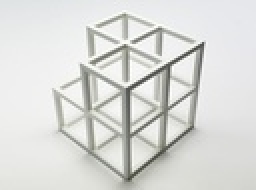
%> input picture input_ex3.jpg, 128 x 95 px, shrunk from 500 x 370 before the run (shown 2 times larger)
$ octave --eval "Assigment3_main;"   (GNU Octave 9; MATLAB toolbox functions it lacks are replaced by stand-ins)
%> lines starting %> are read from the running program, lines starting %| are printed output that depends on the picture; in (x1, y1, x2, y2) boxes, pixels count from 0 and x2, y2 are one past the last pixel; in counts of white or black regions, pixels touching at a corner belong together; the program's own positions count from 1
### Gradient.m
function [Ix, Iy] = Gradient(I, sigma)
  r = round(3*sigma);
  i = -r:r;
  g = exp(-i.^2 / (2*sigma^2)) / (sqrt(2*pi)*sigma); d = -i.*g / sigma^2;
  Ix = conv2(conv2(I, g', 'same'), d , 'same');
  Iy = conv2(conv2(I, g , 'same'), d', 'same');
end

### hough_Detection.m
function [H, theta_range, rho] = hough_Detection(bw)
  [w, h] = size(bw);
  theta_range = -90:89;
  dMax = ceil(sqrt(w ^ 2 + h ^ 2));
  rho = -dMax : dMax;
  H = zeros(2 * dMax, length(theta_range));
  for x = 1 : w
    for y = 1 : h
      if (bw(x, y))
        for thetaIndex = 1 : length(theta_range)
          p = y * cos(theta_range(thetaIndex) * pi / 180) + x * sin(theta_range(thetaIndex) * pi / 180);
          pIndex = round(p + dMax) + 1;
          H(pIndex, thetaIndex) = H(pIndex, thetaIndex) + 1;
        end
      end
    end
  end
end

### houghpeaks.m
function peaks = houghpeaks(varargin)
%HOUGHPEAKS Identify peaks in Hough transform.
%   PEAKS = HOUGHPEAKS(H,NUMPEAKS) locates peaks in the Hough
%   transform matrix, H, generated by the HOUGH function. NUMPEAKS
%   specifies the maximum number of peaks to identify. PEAKS is
%   a Q-by-2 matrix, where Q can range from 0 to NUMPEAKS. Q holds
%   the row and column coordinates of the peaks. If NUMPEAKS is
%   omitted, it defaults to 1.
%
%   PEAKS = HOUGHPEAKS(...,PARAM1,VAL1,PARAM2,VAL2) sets various
%   parameters. Parameter names can be abbreviated, and case
%   does not matter. Each string parameter is followed by a value
%   as indicated below:
%
%   'Threshold' Nonnegative scalar.
%               Values of H below 'Threshold' will not be considered
%               to be peaks. Threshold can vary from 0 to Inf.
%
%               Default: 0.5*max(H(:))
%
%   'NHoodSize' Two-element vector of positive odd integers: [M N].
%               'NHoodSize' specifies the size of the suppression
%               neighborhood. This is the neighborhood around each
%               peak that is set to zero after the peak is identified.
%
%               Default: smallest odd values greater than or equal to
%                        size(H)/50.
%
%   Class Support
%   -------------
%   H is the output of the HOUGH function. NUMPEAKS is a positive
%   integer scalar.
%
%   Example
%   -------
%   Locate and display two peaks in the Hough transform of the
%   rotated circuit.tif image.
%
%      I  = imread('circuit.tif');
%      BW = edge(imrotate(I,50,'crop'),'canny');
%      [H,T,R] = hough(BW);
%      P  = houghpeaks(H,2);
%      imshow(H,[],'XData',T,'YData',R,'InitialMagnification','fit');
%      xlabel('\theta'), ylabel('\rho');
%      axis on, axis normal, hold on;
%      plot(T(P(:,2)),R(P(:,1)),'s','color','white');
%
%   See also HOUGH and HOUGHLINES.

%   Copyright 1993-2011 The MathWorks, Inc.

%   References:
%   Rafael C. Gonzalez, Richard E. Woods, Steven L. Eddins, "Digital
%   Image Processing Using MATLAB", Prentice Hall, 2004

[h, numpeaks, threshold, nhood] = parseInputs(varargin{:});

% initialize the loop variables
done = false;
hnew = h;
nhood_center = (nhood-1)/2;
peaks = [];

while ~done
  [dummy max_idx] = max(hnew(:)); %#ok
  [p, q] = ind2sub(size(hnew), max_idx);

  p = p(1); q = q(1);
  if hnew(p, q) >= threshold
    peaks = [peaks; [p q]]; %#ok<AGROW> % add the peak to the list

    % Suppress this maximum and its close neighbors.
    p1 = p - nhood_center(1); p2 = p + nhood_center(1);
    q1 = q - nhood_center(2); q2 = q + nhood_center(2);
    % Throw away neighbor coordinates that are out of bounds in
    % the rho direction.
    [qq, pp] = meshgrid(q1:q2, max(p1,1):min(p2,size(h,1)));
    pp = pp(:); qq = qq(:);

    % For coordinates that are out of bounds in the theta
    % direction, we want to consider that H is antisymmetric
    % along the rho axis for theta = +/- 90 degrees.
    theta_too_low = find(qq < 1);
    qq(theta_too_low) = size(h, 2) + qq(theta_too_low);
    pp(theta_too_low) = size(h, 1) - pp(theta_too_low) + 1;
    theta_too_high = find(qq > size(h, 2));
    qq(theta_too_high) = qq(theta_too_high) - size(h, 2);
    pp(theta_too_high) = size(h, 1) - pp(theta_too_high) + 1;

    % Convert to linear indices to zero out all the values.
    hnew(sub2ind(size(hnew), pp, qq)) = 0;

    done = size(peaks,1) == numpeaks;
  else
    done = true;
  end
end

%-----------------------------------------------------------------------------
function [h, numpeaks, threshold, nhood] = parseInputs(varargin)

narginchk(1,6);

h = varargin{1};
validateattributes(h, {'double'}, {'real', '2d', 'nonsparse', 'nonempty',...
                   'finite', 'integer'}, ...
              mfilename, 'H', 1);

numpeaks = 1; % set default value for numpeaks

idx = 2;
if nargin > 1
  if ~ischar(varargin{2})
    numpeaks = varargin{2};
    validateattributes(numpeaks, {'double'}, {'real', 'scalar', 'integer', ...
                        'positive', 'nonempty'}, mfilename, 'NUMPEAKS', 2);
    idx = 3;
  end
end

% Initialize to empty
nhood = [];
threshold = [];

% Process parameter-value pairs
%%%%%%%%%%%%%%%%%%%%%%%%%%%%%%%
validStrings = {'Threshold','NHoodSize'};

if nargin > idx-1 % we have parameter/value pairs
  done = false;

  while ~done
    input = varargin{idx};
    inputStr = validatestring(input, validStrings,mfilename,'PARAM',idx);

    idx = idx+1; %advance index to point to the VAL portion of the input

    if idx > nargin
      error(message('images:houghpeaks:valForhoughpeaksMissing', inputStr))
    end

    switch inputStr

     case 'Threshold'
      threshold = varargin{idx};
      validateattributes(threshold, {'double'}, {'real', 'scalar','nonnan' ...
                          'nonnegative'}, mfilename, inputStr, idx);

     case 'NHoodSize'
      nhood = varargin{idx};
      validateattributes(nhood, {'double'}, {'real', 'vector', ...
                          'finite','integer','positive','odd'},...
                    mfilename, inputStr, idx);

      if (any(size(nhood) ~= [1,2]))
        error(message('images:houghpeaks:invalidNHoodSize', inputStr))
      end

       if (any(nhood > size(h)))
        error(message('images:houghpeaks:tooBigNHoodSize', inputStr))
      end

     otherwise
      %should never get here
      error(message('images:houghpeaks:internalError'))
    end

    if idx >= nargin
      done = true;
    end

    idx=idx+1;
  end
end

% Set the defaults if necessary
%%%%%%%%%%%%%%%%%%%%%%%%%%%%%%%
if isempty(nhood)
  nhood = size(h)/50;
  nhood = max(2*ceil(nhood/2) + 1, 1); % Make sure the nhood size is odd.
end

if isempty(threshold)
  threshold = 0.5 * max(h(:));
end

### houghlines.m
function lines = houghlines(varargin)
%HOUGHLINES Extract line segments based on Hough transform.
%   LINES = HOUGHLINES(BW, THETA, RHO, PEAKS) extracts line segments
%   in the image BW associated with particular bins in a Hough
%   transform.  THETA and RHO are vectors returned by function HOUGH.
%   Matrix PEAKS, which is returned by function HOUGHPEAKS,
%   contains the row and column coordinates of the Hough transform
%   bins to use in searching for line segments. HOUGHLINES returns
%   LINES structure array whose length equals the number of merged
%   line segments found. Each element of the structure array has
%   these fields:
%
%      point1  End-point of the line segment; two-element vector
%      point2  End-point of the line segment; two-element vector
%      theta   Angle (in degrees) of the Hough transform bin
%      rho     Rho-axis position of the Hough transform bin
%
%   The end-point vectors contain [X, Y] coordinates.
%
%   LINES = HOUGHLINES(...,PARAM1,VAL1,PARAM2,VAL2) sets various
%   parameters. Parameter names can be abbreviated, and case
%   does not matter. Each string parameter is followed by a value
%   as indicated below:
%
%   'FillGap'   Positive real scalar.
%               When HOUGHLINES finds two line segments associated
%               with the same Hough transform bin that are separated
%               by less than 'FillGap' distance, HOUGHLINES merges
%               them into a single line segment.
%
%               Default: 20
%
%   'MinLength' Positive real scalar.
%               Merged line segments shorter than 'MinLength'
%               are discarded.
%
%               Default: 40
%
%   Class Support
%   -------------
%   BW can be logical or numeric and it must be real, 2-D, and nonsparse.
%
%   Example
%   -------
%   Search for line segments corresponding to five peaks in the Hough
%   transform of the rotated circuit.tif image. Additionally, highlight
%   the longest segment.
%
%      I  = imread('circuit.tif');
%      rotI = imrotate(I,33,'crop');
%      BW = edge(rotI,'canny');
%      [H,T,R] = hough(BW);
%      imshow(H,[],'XData',T,'YData',R,'InitialMagnification','fit');
%      xlabel('\theta'), ylabel('\rho');
%      axis on, axis normal, hold on;
%      P  = houghpeaks(H,5,'threshold',ceil(0.3*max(H(:))));
%      x = T(P(:,2));
%      y = R(P(:,1));
%      plot(x,y,'s','color','white');
%
%      % Find lines and plot them
%      lines = houghlines(BW,T,R,P,'FillGap',5,'MinLength',7);
%      figure, imshow(rotI), hold on
%      max_len = 0;
%      for k = 1:length(lines)
%        xy = [lines(k).point1; lines(k).point2];
%        plot(xy(:,1),xy(:,2),'LineWidth',2,'Color','green');
%
%        % plot beginnings and ends of lines
%        plot(xy(1,1),xy(1,2),'x','LineWidth',2,'Color','yellow');
%        plot(xy(2,1),xy(2,2),'x','LineWidth',2,'Color','red');
%
%        % determine the endpoints of the longest line segment
%        len = norm(lines(k).point1 - lines(k).point2);
%        if ( len > max_len)
%          max_len = len;
%          xy_long = xy;
%        end
%      end
%
%      % highlight the longest line segment
%      plot(xy_long(:,1),xy_long(:,2),'LineWidth',2,'Color','cyan');
%
%   See also HOUGH and HOUGHPEAKS.

%   Copyright 1993-2015 The MathWorks, Inc.

%   References:
%   Rafael C. Gonzalez, Richard E. Woods, Steven L. Eddins, "Digital
%   Image Processing Using MATLAB", Prentice Hall, 2003

[nonzeropix,theta,rho,peaks,fillgap,minlength] = parseInputs(varargin{:});

minlength_sq = minlength^2;
fillgap_sq = fillgap^2;
numlines = 0;
lines = initializeEmptyStructArray();

for k = 1:size(peaks,1)

  % Get all pixels associated with Hough transform cell.
  [r, c] = houghpixels(nonzeropix, theta, rho, peaks(k,:));
  if isempty(r)
    continue
  end

  % Compute distance^2 between the point pairs
  xy = [c r]; % x,y pairs in coordinate system with the origin at (1,1)
  diff_xy_sq = diff(xy,1,1).^2;
  dist_sq = sum(diff_xy_sq,2);

  % Find the gaps larger than the threshold.
  fillgap_idx = find(dist_sq > fillgap_sq);
  idx = [0; fillgap_idx; size(xy,1)];
  for p = 1:length(idx) - 1
    p1 = xy(idx(p) + 1,:); % offset by 1 to convert to 1 based index
    p2 = xy(idx(p + 1),:); % set the end (don't offset by one this time)

    linelength_sq = sum((p2-p1).^2);
    if linelength_sq >= minlength_sq
      numlines = numlines + 1;
      lines(numlines).point1 = p1;
      lines(numlines).point2 = p2;
      lines(numlines).theta = theta(peaks(k,2));
      lines(numlines).rho = rho(peaks(k,1));
    end
  end
end

function lines = initializeEmptyStructArray()

tmp.point1 = [0,0];
tmp.point2 = [0,0];
tmp.theta  = 0;
tmp.rho    = 0;

lines = repmat(tmp,1,0);

%-----------------------------------------------------------------------------
function [r, c] = houghpixels(nonzeropix, theta, rho, peak)
%HOUGHPIXELS Compute image pixels belonging to Hough transform bin.
%   [R, C] = HOUGHPIXELS(NONZEROPIX, THETA, RHO, PEAK) computes the
%   row-column indices (R, C) for nonzero pixels NONZEROPIX that map
%   to a particular Hough transform bin, PEAK which is a two element
%   vector [RBIN CBIN].  RBIN and CBIN are scalars indicating the
%   row-column bin location in the Hough transform matrix returned by
%   function HOUGH.  THETA and RHO are the second and third output
%   arguments from the HOUGH function.

x = nonzeropix(:,1);
y = nonzeropix(:,2);

theta_c = theta(peak(2)) * pi / 180;
rho_xy = x*cos(theta_c) + y*sin(theta_c);
nrho = length(rho);
slope = (nrho - 1)/(rho(end) - rho(1));
rho_bin_index = round(slope*(rho_xy - rho(1)) + 1);

idx = find(rho_bin_index == peak(1));

r = y(idx) + 1;
c = x(idx) + 1;
[r,c] = reSortHoughPixels(r, c);

%--------------------------------------------------------------------------
function [r_new, c_new] = reSortHoughPixels(r, c)
% make sure that r an c are in the order along the line segment

if isempty(r)
    r_new = r;
    c_new = c;
    return;
end

r_range = max(r) - min(r);
c_range = max(c) - min(c);
if r_range > c_range
    % Sort first on r, then on c
    sorting_order = [1 2];
else
    % Sort first on c, then on r
    sorting_order = [2 1];
end

[rc_new] = sortrows([r c], sorting_order);
r_new = rc_new(:,1);
c_new = rc_new(:,2);

%-----------------------------------------------------------------------------
function [nonzeropix,theta,rho,peaks,fillgap,minlength] = ...
    parseInputs(varargin)

narginchk(1,8);

idx = 1;
bw = varargin{idx};
validateattributes(bw, {'numeric','logical'},...
              {'real', '2d', 'nonsparse', 'nonempty'}, ...
              mfilename, 'BW', idx);

idx = idx+1;
theta = varargin{idx};
validateattributes(theta, {'double'}, {'real','vector','finite',...
                    'nonsparse','nonempty'}, ...
              mfilename, 'THETA', idx);

idx = idx+1;
rho = varargin{idx};
validateattributes(rho, {'double'}, {'real','vector','finite',...
                    'nonsparse','nonempty'}, ...
              mfilename, 'RHO', idx);

idx = idx+1;
peaks = varargin{idx};
validateattributes(peaks, {'double'}, {'real','2d','nonsparse', ...
                    'positive', 'integer'}, ...
              mfilename, 'PEAKS', idx);

if size(peaks,2) ~= 2
  error(message('images:houghlines:invalidPEAKS'))
end

% Set the defaults
fillgap = 20;
minlength = 40;

% Process parameter-value pairs
%%%%%%%%%%%%%%%%%%%%%%%%%%%%%%%
validStrings = {'FillGap','MinLength'};
idx = idx+1;

if nargin > idx-1 % we have parameter/value pairs
  done = false;

  while ~done
    input = varargin{idx};
    inputStr = validatestring(input, validStrings,mfilename,'PARAM',idx);

    idx = idx+1; %advance index to point to the VAL portion of the input

    if idx > nargin
      error(message('images:houghlines:valForhoughlinesMissing', inputStr))
    end

    switch inputStr

     case 'FillGap'
      fillgap = varargin{idx};
      validateattributes(fillgap, {'double'}, {'finite','real', 'scalar', ...
                          'positive'}, mfilename, inputStr, idx);

     case 'MinLength'
      minlength = varargin{idx};
      validateattributes(minlength, {'double'}, {'finite','real', 'scalar', ...
                          'positive'}, mfilename, inputStr, idx);

     otherwise
      %should never get here
      error(message('images:houghlines:internalError'))
    end

    if idx >= nargin
      done = true;
    end

    idx=idx+1;
  end
end

% Compute the required parameters
[y, x] = find(bw);
nonzeropix = [x, y] - 1;

### Assigment3_main.m
function Assigment3_main()
  pkg load image;

  sigma = 1;
  originalImage = imread('input_ex3.jpg');
%> originalImage is the input picture: size 95x128x3 uint8; mean R, G, B 218.4, 219.2, 216.6


  %------------------ a Grayscale
  grayScale = mat2gray(originalImage);

  %------------------ b Gradient magnitude
  [Ix, Iy] = Gradient(mean(grayScale,3),sigma);
%> in Gradient, `Iy = conv2(conv2(I, g , 'same'), d', 'same');`:
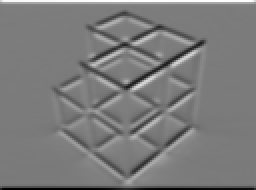
%> Iy: size 95x128 double (shown 2 times larger); min -0.31, max 0.328, mean -0.000408; drawn with min black and max white
  mag = sqrt(Ix.^2 + Iy.^2);

  %------------------ c Binary mask.
  %Tried to use imbinarize but could not test that function in octave
  %binary = im2bw (mag, "mean");
  %binary = im2bw (mag, "concavity");
  bw = im2bw (mag, 0.07);
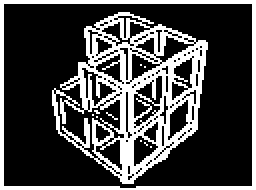
%> bw: size 95x128 logical (shown 2 times larger); 27.9% white; 11 white regions (9 under 20 px), largest, box (x1, y1, x2, y2) and area: (26, 6, 104, 92) 2506, (0, 0, 128, 95) 868

  %------------------ d Hough transform implement
  [H,thetas,P] = hough_Detection(bw);
%> after the loop in hough_Detection, `for x = 1 : w`:
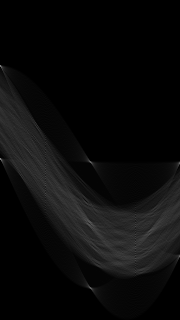
%> H: size 320x180 double; min 0, max 128, mean 10.6
%> after the loop in hough_Detection, `for x = 1 : w`: p = 97.22; pIndex = 258
%> thetas = 180 values from -90 to 89; P = 321 values from -160 to 160

  %------------------ e Voting array ploting
  figure; plot(1, 1, 1), imagesc(thetas, P, H), colormap('gray'); title('Hough voting result');
%> after `plot(1, 1, 1)`:
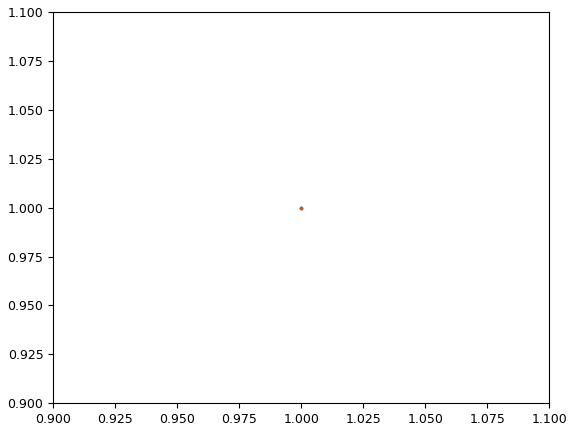
%> figure redrawn from the program's plot data

  %------------------ f Local maxima - Hough peaks
  peaks = houghpeaks(H, 20, 'threshold', ceil(0.3 * max(H(:))));
%> in parseInputs, `numpeaks = varargin{2};`: numpeaks = 20
%> the loop in parseInputs, `while ~done` made 1 pass
%> (input, inputStr, threshold) on pass 1: ('threshold', 'Threshold', 39)
%> after the loop in parseInputs, `while ~done`: done = true; idx = 5
%> in houghpeaks, `[h, numpeaks, threshold, nhood] = parseInputs(varargin{:});`: numpeaks = 20; threshold = 39; nhood = [9 5]
%> in houghpeaks, `nhood_center = (nhood-1)/2;`: nhood_center = [4 2]
%> the loop in houghpeaks, `while ~done` made 20 passes
%> (dummy, max_idx, p, q, peaks, p1, p2, q1) on passes 2 to 6: (128, 159, 159, 1, [66 1; 159 1], 155, 163, -1), (95, 28962, 162, 91, [66 1; 159 1; 162 91], 158, 166, 89), (95, 29088, 288, 91, [66 1; 159 1; 162 91; 288 91], 284, 292, 89), (86, 28703, 223, 90, [66 1; 159 1; 162 91; 288 91; 223 90], 219, 227, 88), (77, 48231, 231, 151, [66 1; 159 1; 162 91; 288 91; 223 90; 231 151], 227, 235, 149)
%> (dummy, max_idx, p, q, p1, p2, q1, q2) on passes 1, 7, 8, 9, 10, 11: (128, 66, 66, 1, 62, 70, -1, 3), (76, 43447, 247, 136, 243, 251, 134, 138), (76, 43459, 259, 136, 255, 263, 134, 138), (75, 27421, 221, 86, 217, 225, 84, 88), (74, 29986, 226, 94, 222, 230, 92, 96), (72, 14586, 186, 46, 182, 190, 44, 48)
%> after the loop in houghpeaks, `while ~done`:
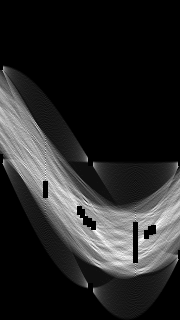
%> hnew: size 320x180 double; 1.27% of pixels changed, all inside (x1, y1, x2, y2) = (0, 65, 180, 292); drawn with min black and max white
%> after the loop in houghpeaks, `while ~done`: peaks = 20 rows, first 12: [66 1; 159 1; 162 91; 288 91; 223 90; 231 151; 247 136; 259 136; 221 86; 226 94; 186 46; 242 136]; pp = 45 values, max 218 at index 9, min 210 at index 1, mean 214; qq = 45 values from 81 to 85

  %------------------ g Found extrema
  figure; subplot(3, 2, 4), imagesc(thetas, P, H), colormap('gray'); title('Hough peaks');
  axis on, axis normal, hold on;
  plot(thetas(peaks(:, 2)), P(peaks(:, 1)), 's', 'color', 'blue');
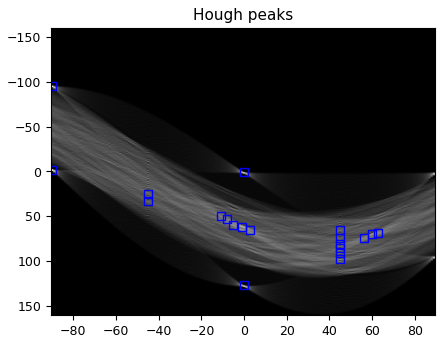
%> figure redrawn from the program's plot data

  %------------------ h Hough lines
  lines = houghlines(bw, thetas, P, peaks,'FillGap', 20, 'MinLength', 20);
%> in parseInputs, `theta = varargin{idx};`: theta = 180 values from -90 to 89
%> in parseInputs, `rho = varargin{idx};`: rho = 321 values from -160 to 160
%> the loop in parseInputs, `while ~done` made 2 passes
%> (input, inputStr, fillgap) on pass 1: ('FillGap', 'FillGap', 20)
%> after the loop in parseInputs, `while ~done`: idx = 9
%> in parseInputs, `[y, x] = find(bw);`: y = 3392 values from 1 to 95; x = 3392 values from 1 to 128
%> in houghlines, `[nonzeropix,theta,rho,peaks,fillgap,minlength] = parseInputs(varargin{..`: theta = 180 values from -90 to 89; fillgap = 20
%> in houghlines, `minlength_sq = minlength^2;`: minlength_sq = 400
%> the loop in houghlines, `for k = 1:size(peaks,1)` made 20 passes
%> theta_c in houghpixels on passes 3, 4, 6, 7, 9, 10, 12, 13, 16, 18, 19, 20: 0, 0, 1.05, 0.785, -0.0873, 0.0524, 0.785, 0.977, 1.1, 0.785, -0.192, -0.14
%> (theta_c in houghpixels, fillgap_idx) on passes 5, 8, 11, 14, 15, 17: (-0.0175, 15), (0.785, 65), (-0.785, 68), (-0.785, 66), (0.785, 4), (0.785, 58)
%> after the loop in houghlines, `for k = 1:size(peaks,1)`: lines = 19 lines; longest, point1 to point2 (x, y): (52, 1) to (70, 95), (35, 95) to (103, 28), (55, 1) to (68, 95), (61, 1) to (69, 95), (66, 1) to (61, 95), (2, 1) to (2, 95); numlines = 19

  %------------------ i Final overlay
  figure, imshow(grayScale),title('Hough Line'); hold on
  max_len = 0;
  for k = 1:length(lines)
    xy = [lines(k).point1; lines(k).point2];
    plot(xy(:,1),xy(:,2),'LineWidth',2,'Color','green');

    % --- ploting begin
    plot(xy(1,1),xy(1,2),'x','LineWidth',2,'Color','yellow');
    plot(xy(2,1),xy(2,2),'x','LineWidth',2,'Color','red');
    len = norm(lines(k).point1 - lines(k).point2);
    if ( len > max_len)
      max_len = len;
      xy_long = xy;
    end
  end
%> this loop made 19 passes
%> (len, max_len, xy_long) on passes 1, 8, 16, 18: (94, 94, [2 1; 2 95]), (94.34, 94.34, [61 1; 69 95]), (95.46, 95.46, [35 95; 103 28]), (95.71, 95.71, [52 1; 70 95])
%> (xy, len) on passes 2 to 7: ([128 1; 128 95], 94), ([63 1; 64 46], 45.01), ([64 67; 65 95], 28.02), ([30 65; 104 22], 85.59), ([45 78; 103 21], 81.32), ([45 95; 102 39], 79.91)
  plot(xy_long(:,1),xy_long(:,2),'LineWidth',2,'Color','cyan');
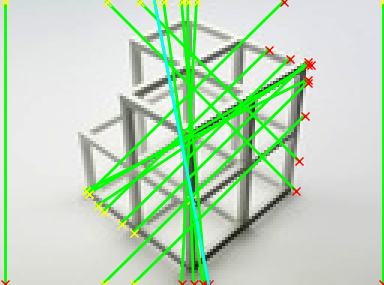
%> figure redrawn from the program's plot data; shown 3 times larger; its title reads 'Hough Line'

  figure;
  subplot(2,2,1), imshow(originalImage); title('Original');
  subplot(2,2,2), imshow(grayScale,[]); title('a) gray scale');
  subplot(2,2,3), imshow(mag,[]); title('b) Gradient magnitude');
  subplot(2,2,4), imshow(bw); title('c) Binary mask');

End
%> (this line was passed over: End is not available in this run)
